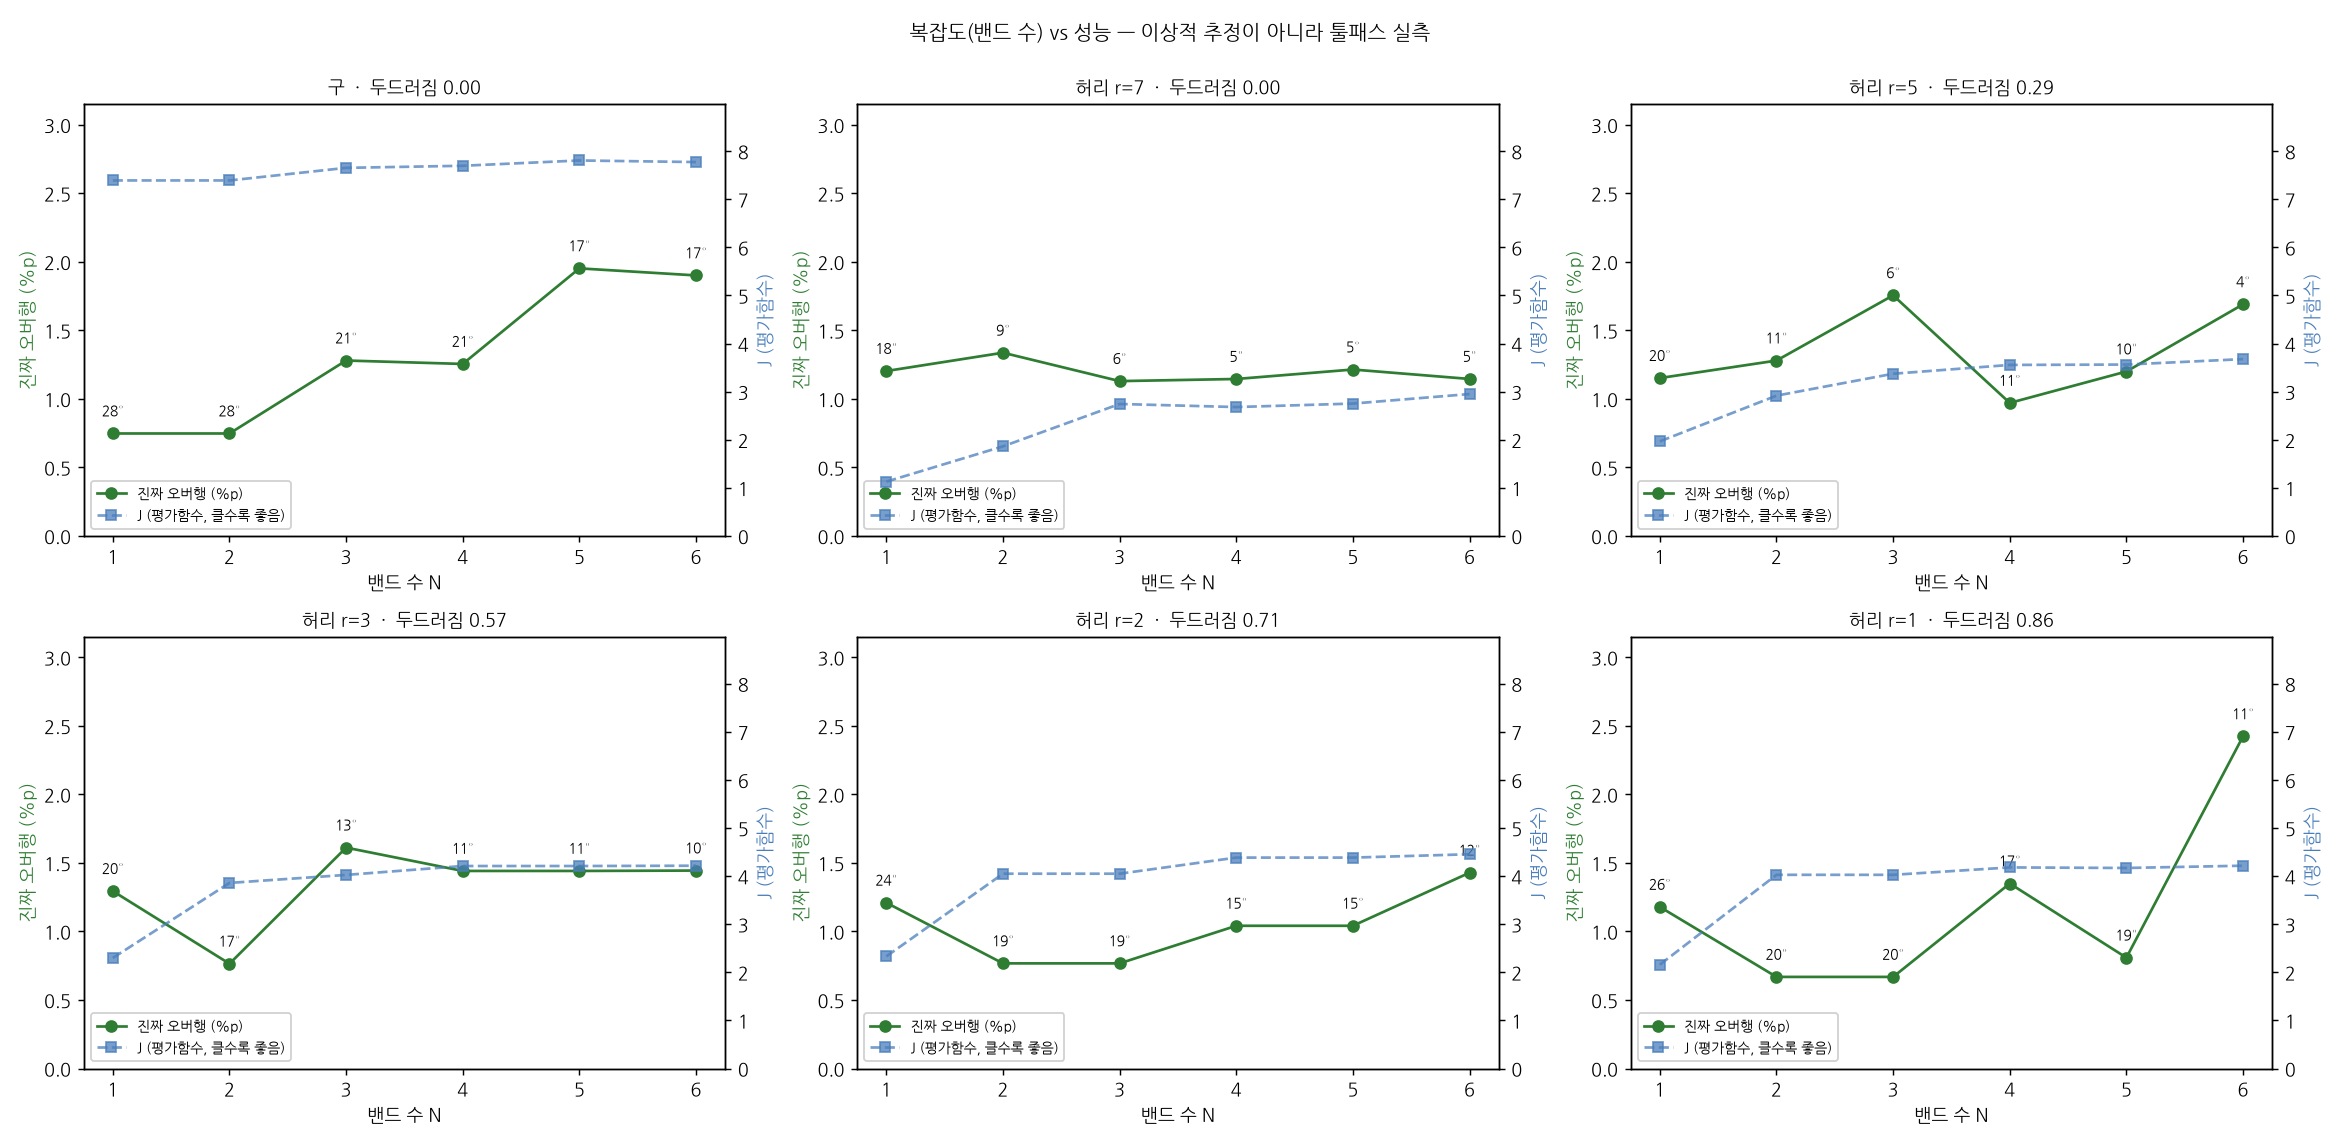

Write the Python code that produced this figure.
"""
compare_bands.py — 복잡도(밴드 수) vs 성능 곡선, 툴패스 실측판.

기존 compare_complexity.py 는 '이상적 추정'(각 밴드를 상수각으로 독립 평가)으로
곡선을 그렸다. 그 추정은 각도를 바꾸는 값(블렌드)을 모른다. 여기서는

  · 밴드 각도를 프로필 단위 J 로 고르고 (블렌드 비용 포함, select_banded_j)
  · 실제로 파이프라인을 돌려 G-code 를 만들고
  · 툴패스 검사기의 **진짜 오버행 %p** 로 잰다 (페리미터 미지지에서 '아랫층
    단면 안'을 뺀 몫 — conical.toolpath.classify_unsupported 참고. 옛 지표는
    위로 좁아지는 형상에서 오버행 아닌 것을 세어 순위를 바꿨다)

두 축을 같이 본다 — 서포트만 보면 항상 큰 각도가 이기기 때문에, 면적가중
평균 왜곡각 ⟨|θ|⟩ 를 나란히 기록한다.

    python3 compare_bands.py                       # 기본: 구 + 램프, N=1..6
    python3 compare_bands.py --n-max 4             # 곡선을 N=4 까지만
    python3 compare_bands.py model.stl             # 임의 STL
    python3 compare_bands.py sphere waist:4 waist:1    # 절차 생성 모델 섞기
    python3 compare_bands.py --waist-sweep         # 허리 깊이 축으로 표본 확대
    python3 compare_bands.py --replay compare_bands_results.json   # 그림만 다시 그리기

모델 지정자:
    sphere          구 (허리 없음, icosphere r=10)
    waist:<r>       목 반경 r 인 램프형 (r=7 이면 허리 없음, 1 이면 아주 깊은 목)
    lamp            waist:2 의 별칭 (기존 '램프' 모델)
    <경로>.stl      STL 파일

⚠ 시뮬레이션 경향이며 실물 출력 검증 전 — '증명'이 아니다.
"""

import argparse
import json
import math
import os
import time

import matplotlib
import numpy as np
import trimesh

matplotlib.use("Agg")
import matplotlib.pyplot as plt

from compare_waist import mean_abs_angle, run_pipeline, waisted_model
from conical.config import DEFAULT_K, MAX_SPACING_FACTOR
from conical.meshio import RadiusProfile, center_on_axis, waist_prominence
from conical.plotstyle import L
from conical.varangle import select_banded_j

DEFAULT_N_MAX = 6

# 허리 깊이 축을 훑을 때 쓰는 목 반경들 (7 = 허리 없음 → 1 = 아주 깊은 목).
WAIST_SWEEP = [7.0, 5.0, 3.0, 2.0, 1.0]


def build_model(spec):
    """모델 지정자 → (표시 이름, 메시). 지정자 문법은 모듈 docstring 참조."""
    if spec == "sphere":
        return (L("sphere", "구"),
                center_on_axis(trimesh.creation.icosphere(subdivisions=3,
                                                          radius=10.0)))
    if spec == "lamp":
        spec = "waist:2"
    if spec.startswith("waist:"):
        r_neck = float(spec.split(":", 1)[1])
        return (L(f"waist r={r_neck:g}", f"허리 r={r_neck:g}"),
                waisted_model(r_neck))
    mesh = center_on_axis(trimesh.load(spec, force="mesh"))
    return (os.path.basename(spec), mesh)


def sweep(mesh, n_max, k=DEFAULT_K):
    rp = RadiusProfile(mesh)
    r_max = float(np.hypot(mesh.vertices[:, 0], mesh.vertices[:, 1]).max())
    rows = []
    for n in range(1, n_max + 1):
        t0 = time.time()
        r = select_banded_j(mesh, k, n, r_max, rp, MAX_SPACING_FACTOR)
        t_sel = time.time() - t0
        prof = r["profile_obj"]
        peri, total, fill, oh, ins, gapz = run_pipeline(mesh, prof,
                                                        breakdown=True)
        blends = prof.blend_intervals()
        rows.append({
            "n": n, "thetas": r["thetas"], "J": r["J"],
            "uniform_J": r["uniform_J"], "blend_penalty": r["blend_penalty"],
            "n_blends": len(blends),
            "blend_mm": sum(b - a for a, b in blends),
            "peri": peri, "total": total, "overhang": oh, "inside": ins,
            "angle": mean_abs_angle(mesh, prof), "t_sel": t_sel,
        })
    return rows


def print_monotonicity(rows, tol=0.01):
    """J 가 N 에 대해 비감소인지 — 단, **경계가 겹치는 짝에서만** 점검한다.

    원래 논거는 "N개 밴드는 이웃을 같은 각도로 두면 N−1개를 흉내낼 수 있으므로
    J 는 N 에 대해 비감소여야 한다" 였다. 그 논거는 **틀렸다**: 밴드 경계가
    `linspace` 라 N=3 의 경계(33.3%, 66.7%)는 N=4 의 경계(25%, 50%, 75%)에
    하나도 들어 있지 않다. N=4 는 66.7% 에 전이를 놓을 수 없으므로 N=3 의 해를
    **원리적으로 흉내낼 수 없다.**

    실측(허리 r=7 모델): N=3 이 J=1.2826, N=4 는 한 번 꺾는 해를 전수 조사해도
    최대 1.1356 이다(좌표하강이 찾은 값과 동일 — 탐색이 아니라 격자의 문제다).
    같은 해를 N=6 으로 흉내내면(경계가 겹친다) J 차이가 정확히 0.00e+00 이다.

    그래서 흉내내기가 보장되는 짝은 **n 이 m 을 나눌 때뿐**이다(1→2, 2→4, 3→6 …).
    그 짝에서 J 가 줄면 그때는 진짜 결함이다 — 이 점검이 지금까지 계획기 결함
    셋을 잡아낸 방식이 그것이다. 이웃한 N 사이의 감소는 결함이 아니라 격자
    비정합이므로 참고로만 찍는다.
    """
    by_n = {r["n"]: r["J"] for r in rows}
    violations = [(n, m, by_n[n] - by_n[m])
                  for n in by_n for m in by_n
                  if m > n and m % n == 0 and by_n[m] < by_n[n] - tol]
    if violations:
        print("  ⚠ 경계가 겹치는 짝에서 J 가 감소했다 — 흉내내기가 보장되는 자리라 "
              "진짜 결함이다:")
        for a, b, d in sorted(violations):
            print(f"      N={a} → N={b} (N={a} 의 경계가 N={b} 에 포함): J가 {d:.3f} 감소")
    else:
        pairs = sorted((n, m) for n in by_n for m in by_n if m > n and m % n == 0)
        print(f"  ✓ 경계가 겹치는 짝 {len(pairs)}개 전부 비감소 "
              f"({', '.join(f'{a}→{b}' for a, b in pairs)})")

    gaps = [(rows[i - 1]["n"], rows[i]["n"], rows[i]["J"] - rows[i - 1]["J"])
            for i in range(1, len(rows))]
    dips = [(a, b, g) for a, b, g in gaps if g < -tol]
    print(f"    이웃 N 증분: {', '.join(f'{g:+.3f}' for _, _, g in gaps)}")
    if dips:
        print("    (이웃 감소는 결함이 아니라 경계 비정합 — "
              + ", ".join(f"N={a}→{b} {g:+.3f}" for a, b, g in dips) + ")")


def report(name, mesh, rows):
    """한 모델의 표를 찍고, 그 모델의 요약 dict 를 돌려준다."""
    prom, z_w, r_w = waist_prominence(mesh)
    waist_txt = (f"허리 {prom:.2f} (z={z_w:.1f}, r={r_w:.2f})" if prom > 0.01
                 else "허리 없음")
    print("=" * 92)
    print(f"[{name}]  면 {len(mesh.faces):,}  높이 {mesh.bounds[1][2]:.1f}mm  {waist_txt}")
    print(f"  {'N':>2} | {'선택 각도':<26} | {'오버행':>7} | {'(페리미터)':>9} | "
          f"{'⟨|θ|⟩':>6} | {'J':>6} | {'블렌드':>10} | {'선택':>5}")
    for r in rows:
        th = ",".join(f"{t:.0f}" for t in r["thetas"])
        bl = f"{r['n_blends']}개 {r['blend_mm']:.1f}mm" if r["n_blends"] else "없음"
        print(f"  {r['n']:>2} | [{th:<24}] | {r['overhang']:6.2f}%p | "
              f"{r['peri']:8.2f}% | {r['angle']:5.1f}° | {r['J']:6.2f} | "
              f"{bl:>10} | {r['t_sel']:4.0f}s")

    best = min(rows, key=lambda r: r["overhang"])
    jbest = max(rows, key=lambda r: r["J"])
    uni = rows[0]
    print(f"  → 오버행 최소 N={best['n']} ({best['overhang']:.2f}%p), "
          f"J 최대 N={jbest['n']} (J={jbest['J']:.2f})")
    # 밴드가 균일각을 이겼는가 — J 기준(선택이 실제로 쓰는 축)과 툴패스 기준 둘 다.
    print(f"  → 균일(N=1) 대비: J {uni['J']:.2f}→{jbest['J']:.2f} "
          f"({jbest['J'] - uni['J']:+.2f}), "
          f"오버행 {uni['overhang']:.2f}%p→{best['overhang']:.2f}%p "
          f"({uni['overhang'] / best['overhang'] if best['overhang'] > 0 else float('inf'):.2f}배)")

    print_monotonicity(rows)

    return summarize(name, prom, rows)


def summarize(name, prominence, rows):
    """rows 에서 요약값을 **계산**한다 (저장하지 않는다).

    저장해 두면 `--replay` 로 옛 JSON 을 읽을 때 새로 추가한 항목이 없어서
    깨진다. 실제로 한 번 깨졌다 — 파생값은 원천에서 그때그때 뽑는다.
    """
    uni = rows[0]
    best = min(rows, key=lambda r: r["overhang"])
    jbest = max(rows, key=lambda r: r["J"])
    return {"name": name, "prominence": prominence, "rows": rows,
            "J_gain": jbest["J"] - uni["J"], "n_best": jbest["n"],
            "peri_uniform": uni["peri"], "peri_best": best["peri"],
            "oh_uniform": uni["overhang"], "oh_best": best["overhang"],
            "n_oh_best": best["n"], "oh_at_jbest": jbest["overhang"],
            "ang_at_jbest": jbest["angle"], "ang_oh_best": best["angle"]}


def plot(summaries, path="compare_bands.png"):
    # 축 범위는 모델 간 공유한다 — 값이 전부 같은 패널(구)에서 축이 확대되면
    # 평평한 선이 구조가 있는 것처럼 보인다.
    all_peri = [r["overhang"] for s in summaries for r in s["rows"]]
    all_J = [r["J"] for s in summaries for r in s["rows"]]
    ylim_p = (0, max(all_peri) * 1.30)
    ylim_J = (min(0, min(all_J)) * 1.1, max(all_J) * 1.15)

    ncols = min(3, len(summaries))
    nrows = math.ceil(len(summaries) / ncols)
    fig, axes = plt.subplots(nrows, ncols, figsize=(6.0 * ncols, 4.4 * nrows),
                             squeeze=False)
    flat = [ax for row in axes for ax in row]
    for ax in flat[len(summaries):]:
        ax.axis("off")

    for ax, s in zip(flat, summaries, strict=False):
        rows = s["rows"]
        ns = [r["n"] for r in rows]
        l1, = ax.plot(ns, [r["overhang"] for r in rows], "o-", color="#2e7d32",
                      label=L("true overhang (%p)", "진짜 오버행 (%p)"))
        for r in rows:
            ax.annotate(f"{r['angle']:.0f}°", (r["n"], r["overhang"]),
                        textcoords="offset points", xytext=(0, 10),
                        ha="center", fontsize=8)
        ax2 = ax.twinx()
        l2, = ax2.plot(ns, [r["J"] for r in rows], "s--", color="#4a7ebb",
                       alpha=.75,
                       label=L("J (objective, higher is better)",
                               "J (평가함수, 클수록 좋음)"))
        ax2.set_ylabel(L("J (objective)", "J (평가함수)"), color="#4a7ebb")
        ax2.set_ylim(*ylim_J)
        ax.set_xlabel(L("number of bands N", "밴드 수 N"))
        ax.set_ylabel(L("true overhang (%p)", "진짜 오버행 (%p)"),
                      color="#2e7d32")
        ax.set_xticks(ns)
        ax.set_ylim(*ylim_p)
        ax.set_title(f"{s['name']}  ·  {L('prominence', '두드러짐')} "
                     f"{s['prominence']:.2f}", fontsize=10)
        ax.legend(handles=[l1, l2], loc="lower left", fontsize=8, framealpha=.9)

    fig.suptitle(L("complexity (bands) vs performance — measured on the toolpath, "
                   "not the ideal estimate",
                   "복잡도(밴드 수) vs 성능 — 이상적 추정이 아니라 툴패스 실측"),
                 fontsize=11)
    # 전체 제목이 첫 줄 패널 제목을 덮지 않게 위쪽을 비워 둔다.
    fig.tight_layout(rect=(0, 0, 1, 1 - 0.035 / nrows))
    fig.savefig(path, dpi=130)
    print(f"\n그림 저장: {path}")


def plot_waist_axis(summaries, path="bands_vs_waist.png"):
    """허리 두드러짐 ↔ 밴드의 오버행 이득(배수). 표본이 3개 이상일 때만 의미가 있다.

    세로축은 **진짜 오버행의 배수**(균일 N=1 ÷ 밴드2)다. J 이득을 쓰지 않는 이유:
    `k_blend=0.1` 에서 J 이득은 허리와 거의 무관하게 1.7~2.1 로 평평해서 허리
    이야기가 전혀 안 보인다 — J 는 왜곡 감소도 같이 세기 때문이다. 이 실험이
    묻는 것은 '허리가 있어야 오버행을 줄일 수 있나' 이므로 축도 그것이어야 한다.

    밴드2 를 쓰는 이유: N 은 사람이 주는 값이고(`--auto-bands N`) 기본으로 쓰는
    것이 2 다. N 을 J 로 고르면 안 된다는 것은 본문 표에서 따로 경고한다.
    """
    pts = []
    for s in summaries:
        r2 = next((r for r in s["rows"] if r["n"] == 2), None)
        if r2 is None or r2["overhang"] <= 0 or s["oh_uniform"] <= 0:
            continue                      # 배수가 정의되지 않는 모델은 뺀다
        pts.append((s["prominence"], s["oh_uniform"] / r2["overhang"], s["name"]))
    if len(pts) < 3:
        return
    pts.sort()
    x = [p[0] for p in pts]
    y = [p[1] for p in pts]

    fig, ax = plt.subplots(figsize=(8.0, 4.8))
    ax.plot(x, y, "o-", color="#2e7d32",
            label=L("overhang reduction, uniform ÷ 2-band",
                    "오버행 감소 배수 (균일 ÷ 밴드2)"))
    ax.axhline(1.0, color="#999", lw=.9, ls=":")
    ax.annotate(L("1.0 = no gain", "1.0 = 이득 없음"), (max(x) * .97, 1.0),
                textcoords="offset points", xytext=(0, 6), ha="right",
                fontsize=8, color="#666")

    # 문턱: 이득이 처음 1.5 배를 넘는 지점 앞뒤로 구간을 나눈다 (측정에서 나온 값).
    below = [p for p in pts if p[1] < 1.5]
    above = [p for p in pts if p[1] >= 1.5]
    if below and above:
        edge = (max(p[0] for p in below) + min(p[0] for p in above)) / 2
        ax.axvspan(min(x) - .05, edge, color="#bbb", alpha=.18, lw=0)
        ax.annotate(L(f"waist < {edge:.2f}: no gain",
                      f"허리 < {edge:.2f}: 이득 없음"),
                    ((min(x) - .05 + edge) / 2, max(y) * .93), ha="center",
                    fontsize=8.5, color="#666")

    for i, (px, py, name) in enumerate(pts):
        ax.annotate(name, (px, py), textcoords="offset points",
                    xytext=(0, 12 if i % 2 == 0 else -20), ha="center",
                    fontsize=7.5,
                    arrowprops=dict(arrowstyle="-", lw=.5, color="#aaa",
                                    shrinkA=0, shrinkB=2))
    ax.set_xlim(min(x) - .06, max(x) + .06)
    ax.set_ylim(0, max(y) * 1.25)
    ax.set_xlabel(L("waist prominence  1 − r(z*)/min(max below, max above)",
                    "허리 두드러짐  1 − r(z*)/min(아래 최대, 위 최대)"))
    ax.set_ylabel(L("overhang reduction (×)", "오버행 감소 배수 (×)"))
    ax.set_title(L("bands cut overhang only where the model has a waist",
                   "밴드가 오버행을 줄이는 것은 허리가 있을 때뿐"), fontsize=11)
    ax.legend(fontsize=9, loc="upper left")
    fig.tight_layout()
    fig.savefig(path, dpi=130)
    print(f"그림 저장: {path}")


def main():
    ap = argparse.ArgumentParser(description=__doc__.split("\n")[1],
                                 formatter_class=argparse.RawDescriptionHelpFormatter)
    ap.add_argument("models", nargs="*",
                    help="모델 지정자 (sphere / waist:<r> / lamp / *.stl)")
    ap.add_argument("--n-max", type=int, default=DEFAULT_N_MAX,
                    help=f"밴드 수 곡선의 끝 (기본 {DEFAULT_N_MAX})")
    ap.add_argument("--waist-sweep", action="store_true",
                    help=f"허리 깊이 축으로 표본 확대 (목 반경 {WAIST_SWEEP})")
    ap.add_argument("--out", default="compare_bands.png")
    ap.add_argument("--results", default="compare_bands_results.json",
                    help="측정 결과를 남길 JSON (그림만 다시 그릴 때 --replay 로 읽는다)")
    ap.add_argument("--replay", metavar="JSON",
                    help="측정을 다시 하지 않고 저장된 결과로 그림만 다시 그린다. "
                         "스윕이 수십 분 걸리므로 라벨·축을 손볼 때 쓴다")
    args = ap.parse_args()

    if args.replay:
        with open(args.replay, encoding="utf-8") as f:
            saved = json.load(f)
        summaries = [summarize(d["name"], d["prominence"], d["rows"])
                     for d in saved]
        print(f"측정 없이 {args.replay} 로 다시 그린다 (모델 {len(summaries)}개)")
    else:
        specs = list(args.models)
        if args.waist_sweep:
            specs = ["sphere"] + [f"waist:{r:g}" for r in WAIST_SWEEP] + specs
        if not specs:
            specs = ["sphere", "lamp"]

        summaries = []
        for spec in specs:
            name, mesh = build_model(spec)
            summaries.append(report(name, mesh, sweep(mesh, args.n_max)))

        with open(args.results, "w", encoding="utf-8") as f:
            json.dump(summaries, f, ensure_ascii=False, indent=1, default=float)
        print(f"\n측정 결과 저장: {args.results}")

    plot(summaries, args.out)
    if len(summaries) >= 3:
        # 두 번째 그림은 --out 과 같은 폴더에 둔다 (스크래치로 뽑을 때 레포를 안 건드리게).
        root, ext = os.path.splitext(args.out)
        plot_waist_axis(summaries, f"{os.path.dirname(root) or '.'}/bands_vs_waist{ext}")

    print("\n" + "=" * 92)
    # 세 값을 나란히 둔다 — J 가 고르는 것과 달성 가능한 최소가 갈리기 때문.
    # 알고리즘이 실제로 내놓는 것은 'J 최대' 쪽이다. 최소만 보고하면 과장이 된다.
    print(f"  {'모델':<22} | {'허리':>5} | {'균일 N=1':>15} | "
          f"{'밴드2 (실제 기본)':>16} | {'오버행 최소':>19}")
    for s in summaries:
        r2 = next((r for r in s["rows"] if r["n"] == 2), s["rows"][0])
        # 기준선이 0 이면 배수가 정의되지 않는다 (원뿔이 이길 여지가 없는 모델).
        gain = (f"×{s['oh_uniform'] / r2['overhang']:4.1f}"
                if r2["overhang"] > 0 and s["oh_uniform"] > 0 else "    —")
        print(f"  {s['name']:<22} | {s['prominence']:5.2f} | "
              f"{s['oh_uniform']:6.2f}%p {s['rows'][0]['angle']:5.1f}° | "
              f"{r2['overhang']:6.2f}%p {r2['angle']:5.1f}° {gain} | "
              f"N={s['n_oh_best']} {s['oh_best']:6.2f}%p {s['ang_oh_best']:5.1f}°")

    # N 을 J 로 고르면 안 된다는 것이 이 표에서 나온다 — J 는 N 에 대해 비감소라
    # (경계가 겹치는 짝에서) 항상 큰 N 으로 가는데, 진짜 오버행은 거기서 나빠진다.
    diverge = [s for s in summaries if s["oh_at_jbest"] > s["oh_best"] + 0.05]
    if diverge:
        print(f"\n  ⚠ **밴드 수 N 을 J 로 고르면 안 된다.** J 최대 N 의 오버행이 "
              f"달성 가능한 최소보다 나쁜 모델 {len(diverge)}/{len(summaries)}:")
        for s in diverge:
            print(f"      {s['name']:<22} J 최대 N={s['n_best']} → "
                  f"{s['oh_at_jbest']:.2f}%p  (최소는 N={s['n_oh_best']} "
                  f"{s['oh_best']:.2f}%p)")
        print("    J 는 각도 비용 k 때문에 왜곡이 적은 쪽(밴드가 많고 각도가 낮은 쪽)을"
              " 선호한다.\n    N 은 지금처럼 사람이 준다(--auto-bands N). 자동화하려면 "
              "N 에 대한 비용이 따로 필요하다.")
    print("⚠ 시뮬레이션 경향이며 실물 출력 검증 전 — '증명'이 아니다.")
    return 0


if __name__ == "__main__":
    raise SystemExit(main())
